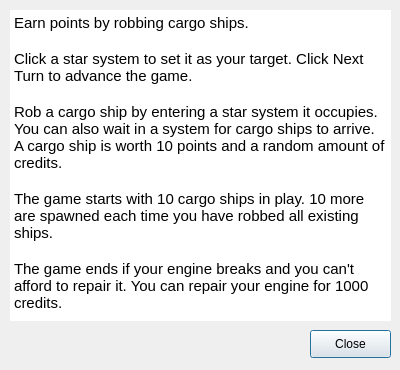
<?xml version="1.0" encoding="UTF-8"?>
<ui version="4.0">
 <class>InstructionsDialog</class>
 <widget class="QDialog" name="InstructionsDialog">
  <property name="geometry">
   <rect>
    <x>0</x>
    <y>0</y>
    <width>400</width>
    <height>370</height>
   </rect>
  </property>
  <property name="windowTitle">
   <string>Instructions</string>
  </property>
  <widget class="QPushButton" name="pushButton">
   <property name="geometry">
    <rect>
     <x>310</x>
     <y>330</y>
     <width>81</width>
     <height>28</height>
    </rect>
   </property>
   <property name="text">
    <string>Close</string>
   </property>
  </widget>
  <widget class="QTextBrowser" name="textBrowser">
   <property name="geometry">
    <rect>
     <x>10</x>
     <y>10</y>
     <width>381</width>
     <height>311</height>
    </rect>
   </property>
   <property name="frameShape">
    <enum>QFrame::NoFrame</enum>
   </property>
   <property name="html">
    <string>&lt;!DOCTYPE HTML PUBLIC &quot;-//W3C//DTD HTML 4.0//EN&quot; &quot;http://www.w3.org/TR/REC-html40/strict.dtd&quot;&gt;
&lt;html&gt;&lt;head&gt;&lt;meta name=&quot;qrichtext&quot; content=&quot;1&quot; /&gt;&lt;style type=&quot;text/css&quot;&gt;
p, li { white-space: pre-wrap; }
&lt;/style&gt;&lt;/head&gt;&lt;body style=&quot; font-family:'Cantarell'; font-size:11pt; font-weight:400; font-style:normal;&quot;&gt;
&lt;p style=&quot; margin-top:0px; margin-bottom:0px; margin-left:0px; margin-right:0px; -qt-block-indent:0; text-indent:0px;&quot;&gt;Earn points by robbing cargo ships.&lt;/p&gt;
&lt;p style=&quot;-qt-paragraph-type:empty; margin-top:0px; margin-bottom:0px; margin-left:0px; margin-right:0px; -qt-block-indent:0; text-indent:0px;&quot;&gt;&lt;br /&gt;&lt;/p&gt;
&lt;p style=&quot; margin-top:0px; margin-bottom:0px; margin-left:0px; margin-right:0px; -qt-block-indent:0; text-indent:0px;&quot;&gt;Click a star system to set it as your target. Click Next Turn to advance the game.&lt;/p&gt;
&lt;p style=&quot;-qt-paragraph-type:empty; margin-top:0px; margin-bottom:0px; margin-left:0px; margin-right:0px; -qt-block-indent:0; text-indent:0px;&quot;&gt;&lt;br /&gt;&lt;/p&gt;
&lt;p style=&quot; margin-top:0px; margin-bottom:0px; margin-left:0px; margin-right:0px; -qt-block-indent:0; text-indent:0px;&quot;&gt;Rob a cargo ship by entering a star system it occupies. You can also wait in a system for cargo ships to arrive. A cargo ship is worth 10 points and a random amount of credits.&lt;/p&gt;
&lt;p style=&quot;-qt-paragraph-type:empty; margin-top:0px; margin-bottom:0px; margin-left:0px; margin-right:0px; -qt-block-indent:0; text-indent:0px;&quot;&gt;&lt;br /&gt;&lt;/p&gt;
&lt;p style=&quot; margin-top:0px; margin-bottom:0px; margin-left:0px; margin-right:0px; -qt-block-indent:0; text-indent:0px;&quot;&gt;The game starts with 10 cargo ships in play. 10 more are spawned each time you have robbed all existing ships.&lt;/p&gt;
&lt;p style=&quot;-qt-paragraph-type:empty; margin-top:0px; margin-bottom:0px; margin-left:0px; margin-right:0px; -qt-block-indent:0; text-indent:0px;&quot;&gt;&lt;br /&gt;&lt;/p&gt;
&lt;p style=&quot; margin-top:0px; margin-bottom:0px; margin-left:0px; margin-right:0px; -qt-block-indent:0; text-indent:0px;&quot;&gt;The game ends if your engine breaks and you can't afford to repair it. You can repair your engine for 1000 credits.&lt;/p&gt;&lt;/body&gt;&lt;/html&gt;</string>
   </property>
   <property name="acceptRichText">
    <bool>false</bool>
   </property>
   <property name="openLinks">
    <bool>false</bool>
   </property>
  </widget>
 </widget>
 <resources/>
 <connections>
  <connection>
   <sender>pushButton</sender>
   <signal>clicked()</signal>
   <receiver>InstructionsDialog</receiver>
   <slot>close()</slot>
   <hints>
    <hint type="sourcelabel">
     <x>333</x>
     <y>223</y>
    </hint>
    <hint type="destinationlabel">
     <x>253</x>
     <y>219</y>
    </hint>
   </hints>
  </connection>
 </connections>
</ui>
